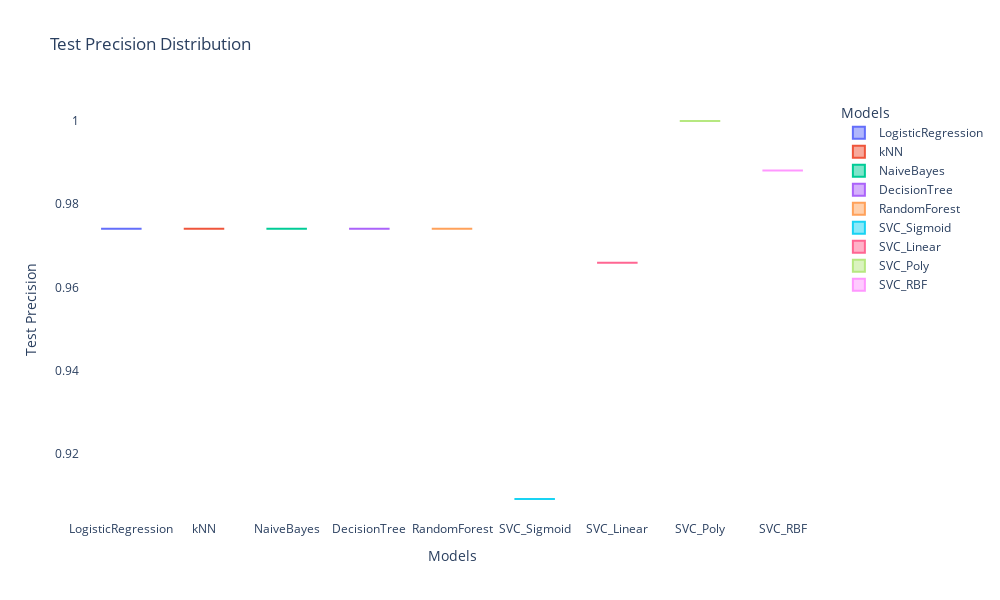

The notebook cell saved with this chart:
### Code cell
# Example: Violin plot for test precision
fig_test_precision_violin = px.violin(df_flattened, x='Model', y='test-precision', title='Test Precision Distribution',
                                      labels={'test-precision': 'Test Precision', 'Model': 'Models'}, color='Model')

fig_test_precision_violin.update_layout(width=1000, height=600, plot_bgcolor='white')
fig_test_precision_violin.show()

### Figure 1 — Plotly figure (JSON) as saved in the notebook; plotly's stock layout.template omitted (floating-point values rounded to 4 significant figures)
{"data": [{"alignmentgroup": "True", "box": {"visible": false}, "hovertemplate": "Models=%{x}<br>Test Precision=%{y}<extra></extra>", "legendgroup": "LogisticRegression", "marker": {"color": "#636efa"}, "name": "LogisticRegression", "offsetgroup": "LogisticRegression", "orientation": "v", "scalegroup": "True", "showlegend": true, "type": "violin", "x": ["LogisticRegression"], "x0": " ", "xaxis": "x", "y": [0.9741], "y0": " ", "yaxis": "y"}, {"alignmentgroup": "True", "box": {"visible": false}, "hovertemplate": "Models=%{x}<br>Test Precision=%{y}<extra></extra>", "legendgroup": "kNN", "marker": {"color": "#EF553B"}, "name": "kNN", "offsetgroup": "kNN", "orientation": "v", "scalegroup": "True", "showlegend": true, "type": "violin", "x": ["kNN"], "x0": " ", "xaxis": "x", "y": [0.9741], "y0": " ", "yaxis": "y"}, {"alignmentgroup": "True", "box": {"visible": false}, "hovertemplate": "Models=%{x}<br>Test Precision=%{y}<extra></extra>", "legendgroup": "NaiveBayes", "marker": {"color": "#00cc96"}, "name": "NaiveBayes", "offsetgroup": "NaiveBayes", "orientation": "v", "scalegroup": "True", "showlegend": true, "type": "violin", "x": ["NaiveBayes"], "x0": " ", "xaxis": "x", "y": [0.9741], "y0": " ", "yaxis": "y"}, {"alignmentgroup": "True", "box": {"visible": false}, "hovertemplate": "Models=%{x}<br>Test Precision=%{y}<extra></extra>", "legendgroup": "DecisionTree", "marker": {"color": "#ab63fa"}, "name": "DecisionTree", "offsetgroup": "DecisionTree", "orientation": "v", "scalegroup": "True", "showlegend": true, "type": "violin", "x": ["DecisionTree"], "x0": " ", "xaxis": "x", "y": [0.9741], "y0": " ", "yaxis": "y"}, {"alignmentgroup": "True", "box": {"visible": false}, "hovertemplate": "Models=%{x}<br>Test Precision=%{y}<extra></extra>", "legendgroup": "RandomForest", "marker": {"color": "#FFA15A"}, "name": "RandomForest", "offsetgroup": "RandomForest", "orientation": "v", "scalegroup": "True", "showlegend": true, "type": "violin", "x": ["RandomForest"], "x0": " ", "xaxis": "x", "y": [0.9741], "y0": " ", "yaxis": "y"}, {"alignmentgroup": "True", "box": {"visible": false}, "hovertemplate": "Models=%{x}<br>Test Precision=%{y}<extra></extra>", "legendgroup": "SVC_Sigmoid", "marker": {"color": "#19d3f3"}, "name": "SVC_Sigmoid", "offsetgroup": "SVC_Sigmoid", "orientation": "v", "scalegroup": "True", "showlegend": true, "type": "violin", "x": ["SVC_Sigmoid"], "x0": " ", "xaxis": "x", "y": [0.9091], "y0": " ", "yaxis": "y"}, {"alignmentgroup": "True", "box": {"visible": false}, "hovertemplate": "Models=%{x}<br>Test Precision=%{y}<extra></extra>", "legendgroup": "SVC_Linear", "marker": {"color": "#FF6692"}, "name": "SVC_Linear", "offsetgroup": "SVC_Linear", "orientation": "v", "scalegroup": "True", "showlegend": true, "type": "violin", "x": ["SVC_Linear"], "x0": " ", "xaxis": "x", "y": [0.9659], "y0": " ", "yaxis": "y"}, {"alignmentgroup": "True", "box": {"visible": false}, "hovertemplate": "Models=%{x}<br>Test Precision=%{y}<extra></extra>", "legendgroup": "SVC_Poly", "marker": {"color": "#B6E880"}, "name": "SVC_Poly", "offsetgroup": "SVC_Poly", "orientation": "v", "scalegroup": "True", "showlegend": true, "type": "violin", "x": ["SVC_Poly"], "x0": " ", "xaxis": "x", "y": [1], "y0": " ", "yaxis": "y"}, {"alignmentgroup": "True", "box": {"visible": false}, "hovertemplate": "Models=%{x}<br>Test Precision=%{y}<extra></extra>", "legendgroup": "SVC_RBF", "marker": {"color": "#FF97FF"}, "name": "SVC_RBF", "offsetgroup": "SVC_RBF", "orientation": "v", "scalegroup": "True", "showlegend": true, "type": "violin", "x": ["SVC_RBF"], "x0": " ", "xaxis": "x", "y": [0.9881], "y0": " ", "yaxis": "y"}], "layout": {"height": 600, "legend": {"title": {"text": "Models"}, "tracegroupgap": 0}, "plot_bgcolor": "white", "title": {"text": "Test Precision Distribution"}, "violinmode": "overlay", "width": 1000, "xaxis": {"anchor": "y", "categoryarray": ["LogisticRegression", "kNN", "NaiveBayes", "DecisionTree", "RandomForest", "SVC_Sigmoid", "SVC_Linear", "SVC_Poly", "SVC_RBF"], "categoryorder": "array", "domain": [0, 1], "title": {"text": "Models"}}, "yaxis": {"anchor": "x", "domain": [0, 1], "title": {"text": "Test Precision"}}}}
